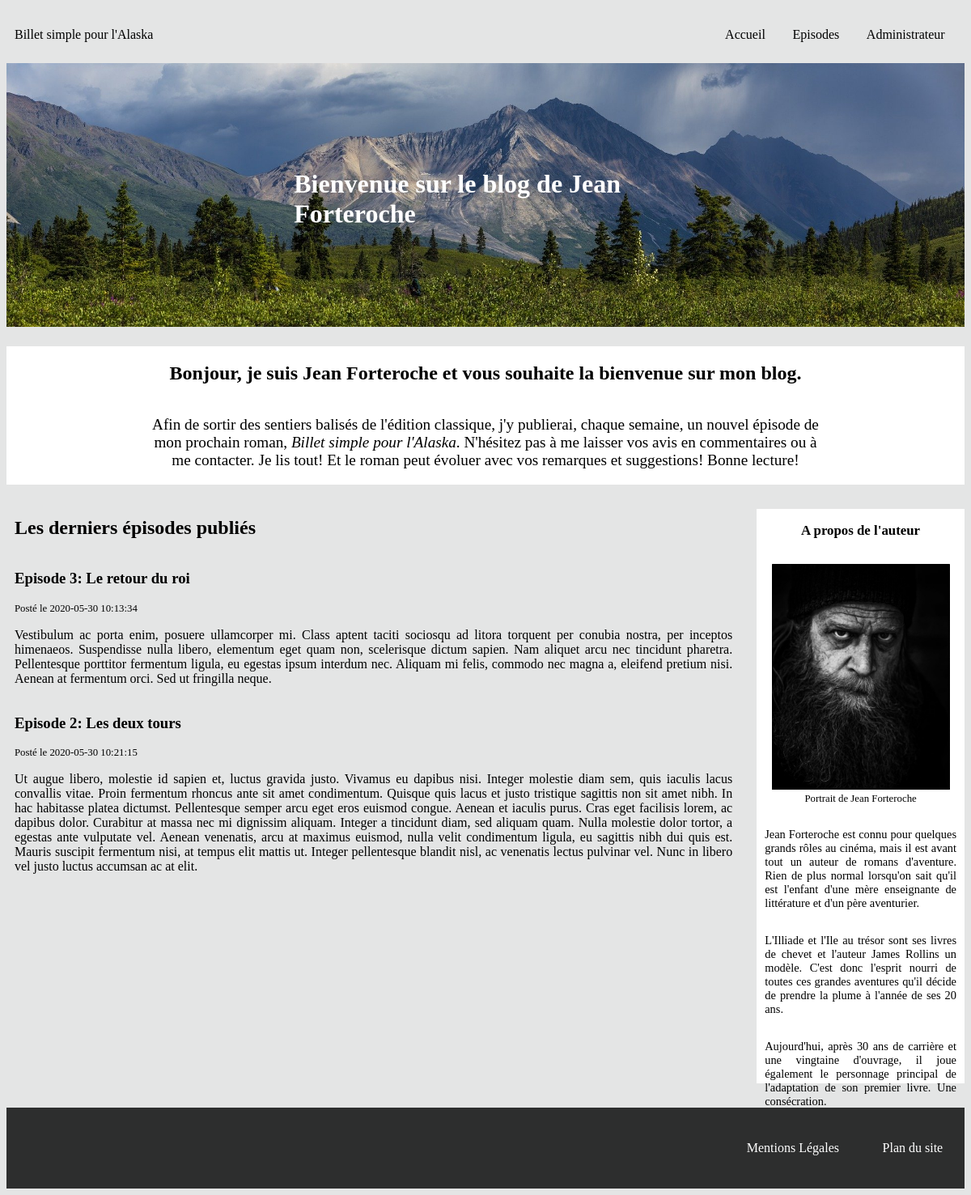
The page / on the database its author committed.
### tables this page shows
CREATE TABLE IF NOT EXISTS `episodes` (
  `episode_id` tinyint(11) NOT NULL AUTO_INCREMENT,
  `numero_episode` int(11) NOT NULL,
  `episode_title` char(255) NOT NULL,
  `episode_content` text NOT NULL,
  `episode_date` datetime NOT NULL DEFAULT CURRENT_TIMESTAMP,
  PRIMARY KEY (`episode_id`)
);

### src/View/View.php (called while the page is built, shortened)
<?php
class View
{
    public function display(array $data, string $template, string $layout) : void
    {
        require_once($template);
    }
}

### src/Controller/FrontOffice/PostController.php (called while the page is built, shortened)
<?php
class PostController
{
    private $postManager;
    private $view;
    private $layout;
    private $frontTemplate;
    public function __construct(PostManager $postManager, View $view, CommentManager $commentManager)
    {
        $this->postManager = $postManager;
        $this->view = $view;
        $this->frontTemplate = '../templates/frontoffice/';
        $this->layout = '../templates/frontOffice/layout.html.php';
    }
    public function displayHome() : void
    {
        $data = $this->postManager->getThreeEpisodes();
        $template = $this->frontTemplate.'home.html.php';
        $this->view->display($data, $template, $this->layout);
    }
}

### public/index.php (called while the page is built, shortened)
<?php
$router = new Router();
$router->run();

### src/Model/PostManager.php (called while the page is built, shortened)
<?php
class PostManager
{
    private $database;
    public function __construct(Database $database)
    {
        $this->database = $database->databaseConnect();
    }
    public function getThreeEpisodes() : array
    {
        $request = $this->database->prepare("SELECT * FROM episodes ORDER BY numero_episode DESC LIMIT 0, 3 ");
        $request->execute();
        return $request->fetchAll();
    }
}

### src/Service/Database.php (called while the page is built, shortened)
<?php
class Database
{
    private $servor = 'mysql:dbname=jean_forteroche;host=localhost;port=3308;chartset=utf-8';
    private $user = 'root';
    private $password = '';
    public function databaseConnect() : object
    {
        return new \PDO($this->servor, $this->user, $this->password);
    }
}

### Templates/Frontoffice/home.html.php (the view)
<h2>Les derniers épisodes publiés</h2>
<?php foreach ($data as $entry) {?>
    <article>
        <a href='index.php?action=post&id=<?=$entry['episode_id']?>'>
            <h3 class='episode_title'>Episode <?=$entry['numero_episode']?>: <?=$entry['episode_title']?></h3>
        </a>
        <span class='post_date'>Posté le <?=$entry['episode_date']?></span>
        <p><?=$entry['episode_content']?></p>
    </article>
<?php
}?>

### public/css/style.css (style rules this page uses)
html { font-family: aileron; background-color: #e4e5e5; }
a { text-decoration: none; color: black; }
.post_date { font-size: 0.8rem; }
article { display: flex; flex-direction: column; }
article p { text-align: justify; }

### rows shown on the page
episodes: numero_episode "3", episode_title "Le retour du roi", episode_date "2020-05-30 10:13:34", episode_content "Vestibulum ac porta enim, posuere ullamcorper mi. Class aptent taciti sociosqu ad litora torquent per conubia nostra, per inceptos himenaeos. Suspendisse nulla libero, elementum eget quam non, scelerisque dictum sapien. Nam aliquet arcu nec tincidunt pharetra. Pellentesque porttitor fermentum ligula, eu egestas ipsum interdum nec. Aliquam mi felis, commodo nec magna a, eleifend pretium nisi. Aenean at fermentum orci. Sed ut fringilla neque."
episodes: numero_episode "2", episode_title "Les deux tours", episode_date "2020-05-30 10:21:15", episode_content "Ut augue libero, molestie id sapien et, luctus gravida justo. Vivamus eu dapibus nisi. Integer molestie diam sem, quis iaculis lacus convallis vitae. Proin fermentum rhoncus ante sit amet condimentum. Quisque quis lacus et justo tristique sagittis non sit amet nibh. In hac habitasse platea dictumst. Pellentesque semper arcu eget eros euismod congue. Aenean et iaculis purus. Cras eget facilisis lorem, ac dapibus dolor. Curabitur at massa nec mi dignissim aliquam. Integer a tincidunt diam, sed aliquam quam. Nulla molestie dolor tortor, a egestas ante vulputate vel. Aenean venenatis, arcu at maximus euismod, nulla velit condimentum ligula, eu sagittis nibh dui quis est. Mauris suscipit…"
